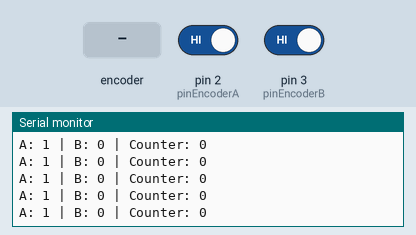
Bench run of a sketch on a simulated Arduino Uno, built with avr-gcc and run on an emulated ATmega328P. On the bench: the last lines printed to the serial monitor. The test bench sets the inputs (shaded band); at power-on: pin 2 (pinEncoderA) HIGH, pin 3 (pinEncoderB) HIGH.

Above: at 1.2 s.
1.3 s: rotary encoder on pin 2 (pinEncoderA) / pin 3 (pinEncoderB) turned 1 step (first pin leading)
At 2.3 s:
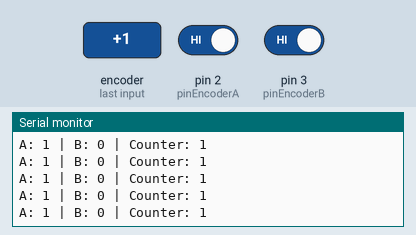
4.5 s: rotary encoder on pin 2 (pinEncoderA) / pin 3 (pinEncoderB) turned 2 steps (second pin leading)
At 5.0 s:
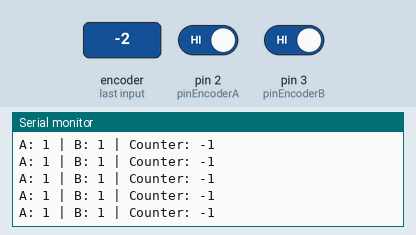
Timing chart, 0 to 5.6 s (numbered marks = the images above; inputs shaded):
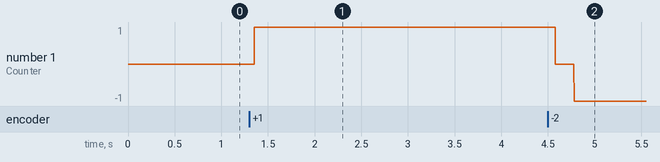

The sketch:

encoder.ino
```cpp
const int pinEncoderA = 2;
const int pinEncoderB = 3;
volatile int counter = 0;
volatile int encoderB = 0;

void Interrupt() {
  encoderB = digitalRead(pinEncoderB);

  if (encoderB == LOW)
  {
    counter++;
  }
  else if (encoderB == HIGH)
  {
    counter--;
  }
  else
  {

  }
}

void setup() {
  Serial.begin(115200);

  pinMode(pinEncoderA, INPUT_PULLUP);
  pinMode(pinEncoderB, INPUT_PULLUP);

  attachInterrupt(digitalPinToInterrupt(pinEncoderA), Interrupt, RISING);
}

void loop()
{
  Serial.print("A: 1");
  Serial.print(" | B: ");
  Serial.print(encoderB);
  Serial.print(" | Counter: ");
  Serial.print(counter);
  Serial.println();
}
```

Measured:
- after the input at 1.3 s, the serial monitor: prints a new line after 0.05 s (image 1)
- after the input at 4.5 s, the serial monitor: prints a new line after 0.08 s (image 2)
- plotted number 1: 1 → -1 after the input at 4.5 s
